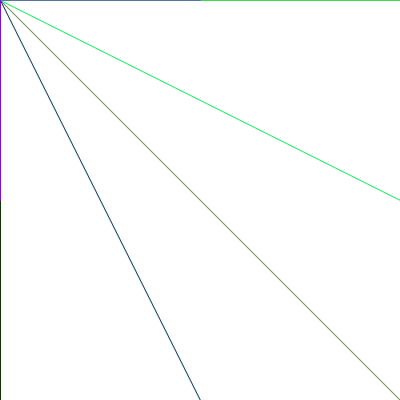
Frame 1 (no input)
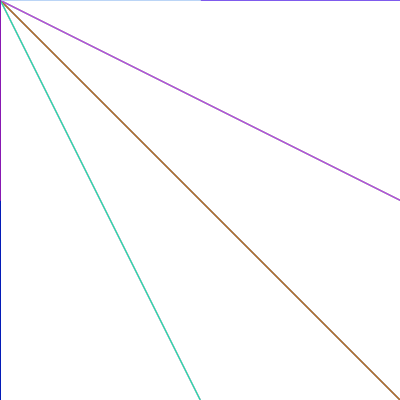
Frame 60 (the mouse pressed at the canvas centre just before this capture)
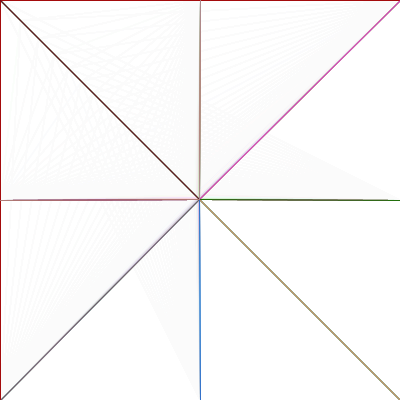
Frame 120 (the mouse held since frame 60 and released just before this capture)

The Processing sketch that drew these frames (run headless with seeded random() and noise(); from frame 60 on, the mouse is pressed at the canvas centre):

// Processing sketch: processing_129693
// ── processing_129693.pde

//HW #3 Kevin Kan Copyright © 2014//

float x, y, wd, ht;
float easing = .1;
void setup (){
  
  
  
  
  size (400, 400);
  background(255,255,255);
  frameRate(20);
  strokeWeight(1);
  
 
  wd=100;
  ht=200;
}

void draw(){
  
  
  float targetX = mouseX;
  float dx = targetX - x;
  if(abs(dx) > 1) {
    x += dx * easing;
  }
  
  float targetY = mouseY;
  float dy = targetY - y;
  if(abs(dy) > 1) {
    y += dy * easing;
  }
  
 
  
  //
  
  
  fill(255,255,255,30);
  rect(0,0,width,height);
  
  
  //center
  stroke( random(255), random(255), random(255));
  line(x, y, 0,0);
  
  stroke( random(255), random(255), random(255));
  line(x, y, 400,0);
  
  stroke( random(255), random(255), random(255));
  line(x, y, 400,400);
  
  stroke( random(255), random(255), random(255));
  line(x, y, 0,400);
  
  stroke( random(255), random(255), random(255));
  line(x, y, 200,0);
  
  stroke( random(255), random(255), random(255));
  line(x, y, 400,200);
  
  stroke( random(255), random(255), random(255));
  line(x, y, 200,400);
  
  stroke( random(255), random(255), random(255));
  line(x, y, 0,200);
  
  
    
}   


void mousePressed(){
  noStroke();
  fill(random(255), random(255), random(255));
  rect(0, 0, width, height);
}
